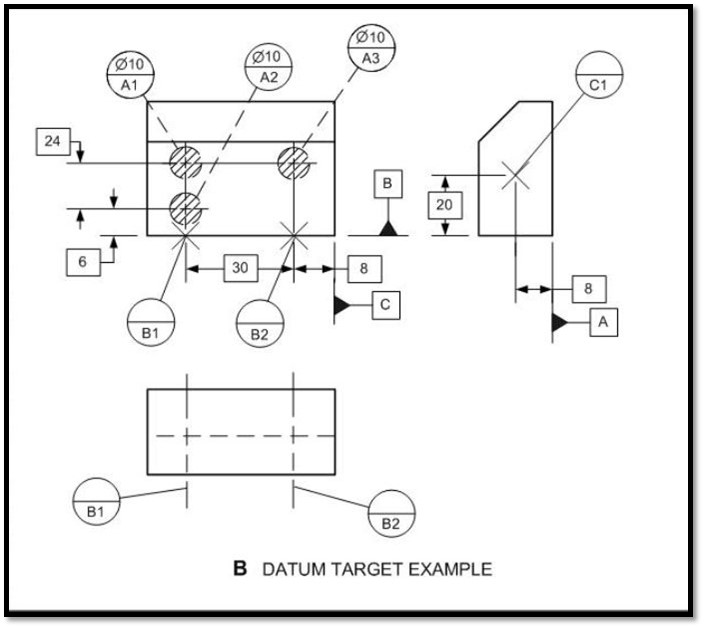
#> input picture coin Size opencv/images/mainimage.jpg, 704 x 628 px
$ python template_matching.py
#> lines starting #> are read from the running program, lines starting #| are printed output that depends on the picture; after the words box and inside, x2 and y2 are one past the last pixel; in counts of white or black regions, pixels touching at a corner belong together
# Python program to illustrate
# template matching
import cv2
import numpy as np

# Read the main image
img_rgb = cv2.imread('images/mainimage.jpg')
#> img_rgb is the input picture: shape (628, 704, 3); min 0, max 255, mean 238.1

# Convert it to grayscale
img_gray = cv2.cvtColor(img_rgb, cv2.COLOR_BGR2GRAY)

# Read the template
template = cv2.imread('images/template1.jpg',0)
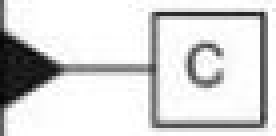
#> input picture coin Size opencv/images/template1.jpg, 69 x 34 px (shown 4 times larger)
#> template is the input picture: shape (34, 69); min 6, max 255, mean 214.8
# Store width and heigth of template in w and h
w, h = template.shape[::-1]
#> w = 69; h = 34
# Perform match operations.
res = cv2.matchTemplate(img_gray,template,cv2.TM_CCOEFF_NORMED)
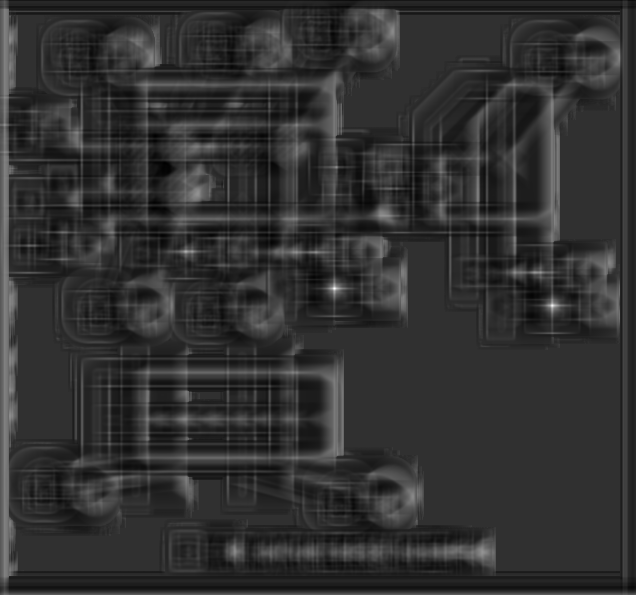
#> res: shape (595, 636) float32; min -0.235, max 0.999, mean 0.00453; drawn with min black and max white

# Specify a threshold
threshold = 0.8

# Store the coordinates of matched area in a numpy array
loc = np.where( res >= threshold)
#> loc = ([287, 288, 288, 288, 289, 305, 305, 306], [334, 333, 334, 335, 334, 551, 552, 552])
# Draw a rectangle around the matched region.
for pt in zip(*loc[::-1]):
	cv2.rectangle(img_rgb, pt, (pt[0] + w, pt[1] + h), (0,255,255), 2)
#> this loop made 8 passes
#> pt on passes 1 to 8: (334, 287), (333, 288), (334, 288), (335, 288), (334, 289), (551, 305), (552, 305), (552, 306)
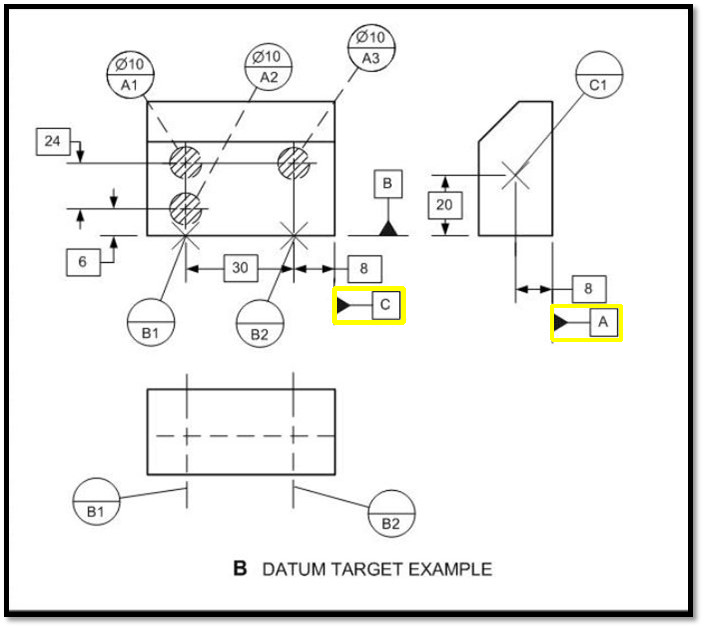
#> img_rgb: shape (628, 704, 3); 0.42% of pixels changed, all inside (x1, y1, x2, y2) = (332, 286, 623, 342)

# Show the final image with the matched area.
cv2.imshow('Detected',img_rgb)
cv2.waitKey(0)
cv2.destroyAllWindows()
